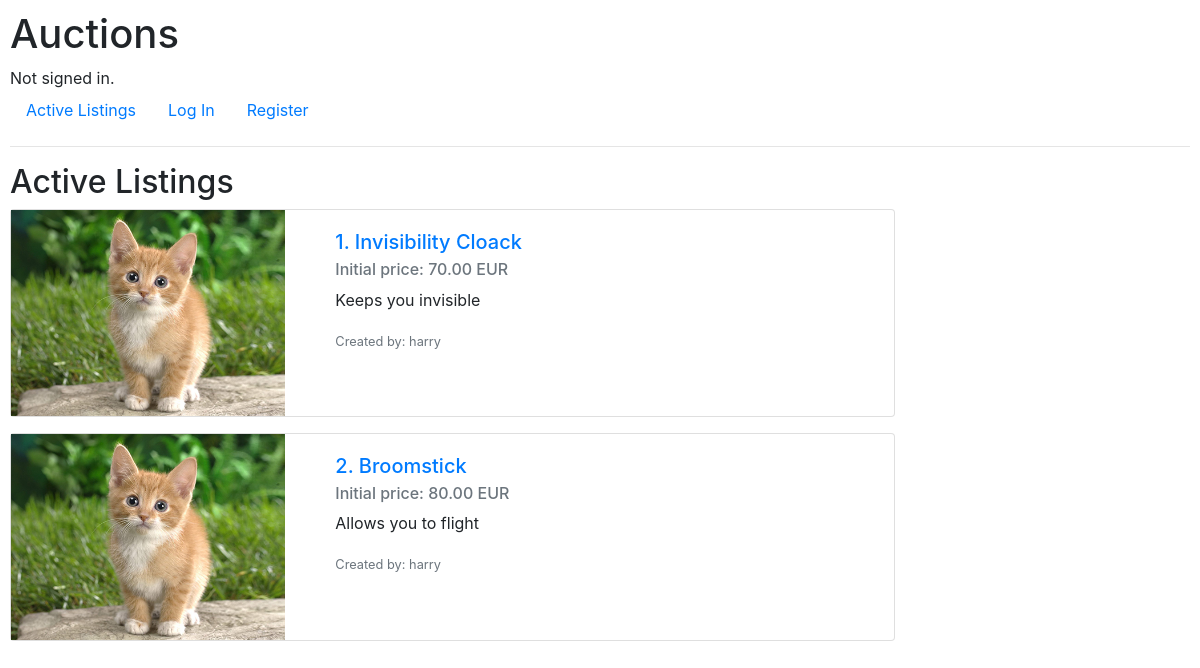
The page / on the database its author committed.
### auctions/models.py (models this page shows, shortened)
class Auction_listing(models.Model):
    title = CharField(max_length=64)
    initial_price = DecimalField(max_digits=10, decimal_places=2)
    description = TextField(blank=True)
    creator = ForeignKey(User, on_delete=models.CASCADE, related_name="created_listings")
    winner = ForeignKey(User, on_delete=models.CASCADE, related_name="won_listings", blank=True, null=True)
    is_active = BooleanField(default=True)
    image_link = URLField(max_length=500, blank=True)
    categories = ManyToManyField(Category, blank=True, related_name="listings_per_category")
    in_watch_list = ManyToManyField(User, blank=True, related_name="wishes_per_user")

class User(AbstractUser):
    pass

### auctions/views.py (the view)
# urls.py: path("", views.index, name="index"),
def index(request):
    return render(request, "auctions/index.html", {
        "Listings": Auction_listing.objects.filter(is_active = True)
    })

### auctions/templates/auctions/index.html
{% extends "auctions/layout.html" %}
{% block body %}
    <h2>Active Listings</h2>
    {% for listing in Listings %}
        <div class="card mb-3" style="max-width: 75%;">
            <div class="row g-0">
                <div class="col-md-4">
                    {% load static %} <img src="{% static "auctions/cat.jpeg"%}" class="img-fluid rounded-start" alt="...">
                </div>
                <div class="col-md-8">
                    <div class="card-body">
                        <a href="{% url 'index' %}">
                            <h5 class="card-title">{{listing.id}}. {{ listing.title }}</h5>
                        </a>
                        <h6 class="card-subtitle mb-2 text-muted"> Initial price: {{listing.initial_price }} EUR</h6>
                        {% if listing.description %}
                            <p class="card-text">{{listing.description}}</p>
                        {% else %}
                            <p class="card-text">No description for this item</p>
                        {% endif %}
                        <p class="card-text"><small class="text-muted">Created by: {{ listing.creator }}</small></p>
                    </div>
                </div>
            </div>
        </div>
    {% empty %}
        There are no listings
    {% endfor %}
{% endblock %}

### auctions/static/auctions/styles.css (style rules this page uses)
body { padding: 10px; }

### rows shown on the page
Auction_listing: id "1", title "Invisibility Cloack", initial_price "70.00", description "Keeps you invisible", creator "harry"
Auction_listing: id "2", title "Broomstick", initial_price "80.00", description "Allows you to flight", creator "harry"
